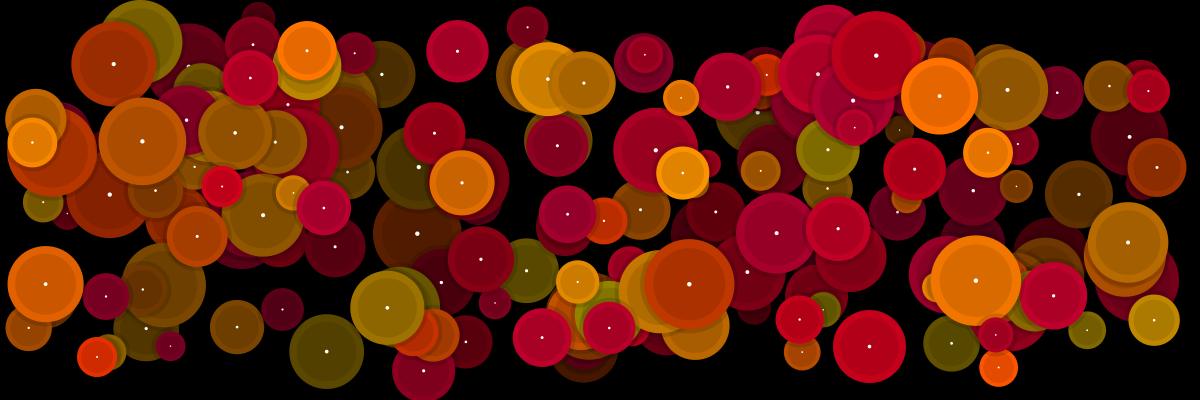
Frame 1 (no input)
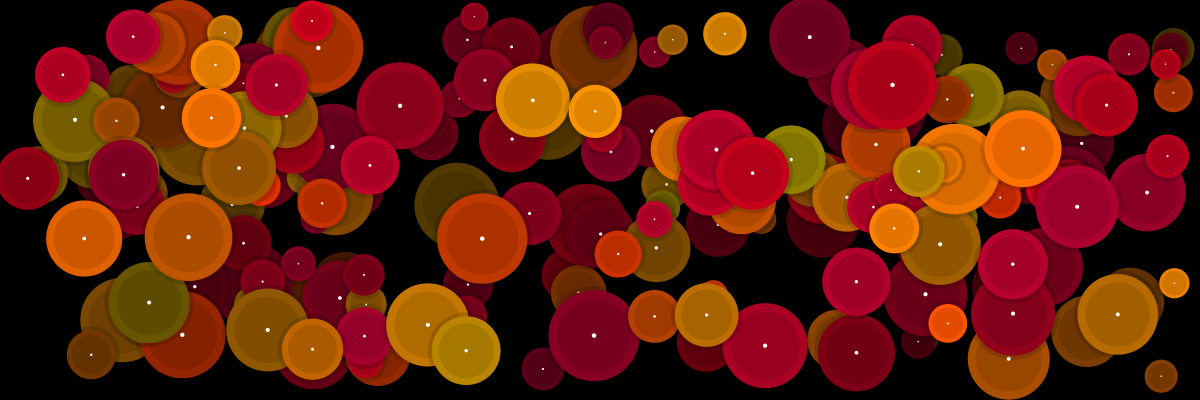
Frame 60 (the mouse pressed at the canvas centre just before this capture)
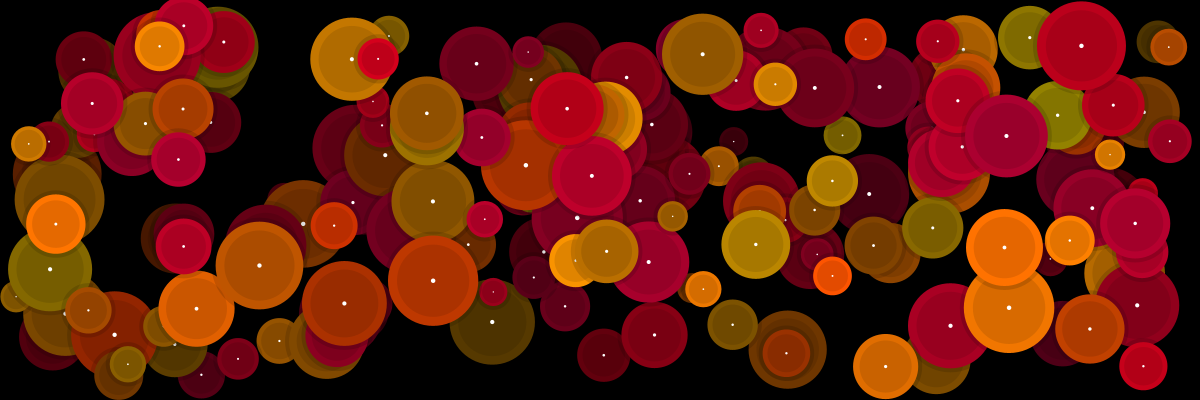
Frame 120 (the mouse held since frame 60 and released just before this capture)

The Processing sketch that drew these frames (run headless with seeded random() and noise(); from frame 60 on, the mouse is pressed at the canvas centre):

// Processing sketch: example06
// ── example06.pde
/////////////////////////////////////////////// всё о шариках
float offsx = 0, offsy = 0, offsc = -0.1, radius = 40;
int count = 200;
boolean deep = true, shdw = true;

class c_circ
{
  float rad, x, y, dx, dy;
  color c;
  c_circ()
  {
    rad  = random(radius * 0.35, radius * 1.15);
    x = random(rad, width - rad);
    y = random(rad, height - rad);
    float d = random(3, 5);
    dx  = d * zrandom();
    dy  = d * zrandom();
    if (irandom(1) == 1) c = color(irandom(155, 255), irandom(50, 150), 0); else c = color(irandom(155, 205), 0, irandom(25,50));
  }
  void draw(int i)
  {
    x += dx; y += dy;
    if ((x > (width - rad)) || (x < rad)) dx = - dx; else if (irandom(37) == 11) dx = - dx;
    if ((y > (height - rad)) || (y < rad)) dy = - dy; else if (irandom(37) == 11) dy = - dy;  
    color cc;
    if (deep) { float t = 0.7 * i / count + 0.4; cc = color(red(c) * t, green(c) * t, blue(c) * t); } else cc = c;  
    if (shdw) circle(x, y, rad + 4, color(0, 0, 0, 35));
    circle(x, y, rad, cc);
    float oc = 1 + offsc;
    circle(x + offsx * rad * 0.1, y + offsy * rad * 0.1, 0.8 * rad, color(red(cc) * oc, green(cc) * oc, blue(cc) * oc));
    circle(x + offsx * rad * 0.25, y + offsy * rad * 0.25, 0.05 * rad, color(255, 255, 255));
  }
}

c_circ[] circ;

/////////////////////////////////////////////// обязательные функции
void setup()
{ 
  size(1200, 400); smooth(); noStroke(); frameRate(25);
  circ = new c_circ[count];
  for (int i = 0; i < count; i++) circ[i] = new c_circ();  
}

void draw()
{   
  background(0, 0, 0);
  for (int i = 0; i < count; i++) { circ[i].draw(i); }  
}
/////////////////////////////////////////////// вспомогательные функции
int irandom(int m) { return (int)random(m + 1.0); }
int irandom(int mn, int mx) { return (int)random(mn, mx + 1.0); }
int zrandom() { return 1 - 2 * irandom(1); }

void circle(float x, float y, float r, color c) { fill(c); ellipse(x, y, r * 2, r * 2); }
